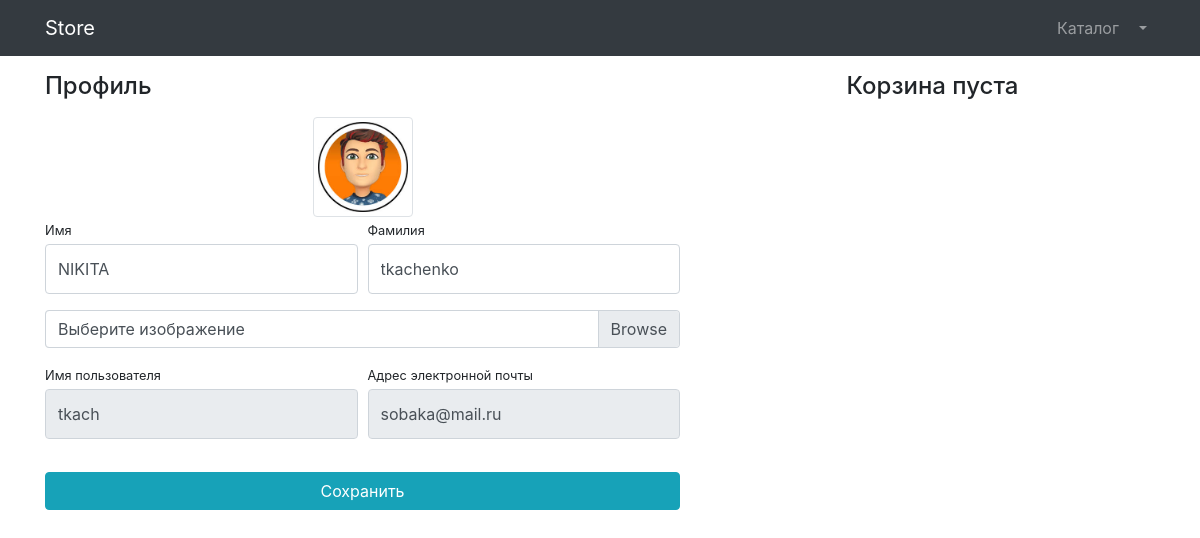
Before: /users/profile/ (signed in) with the older database file.
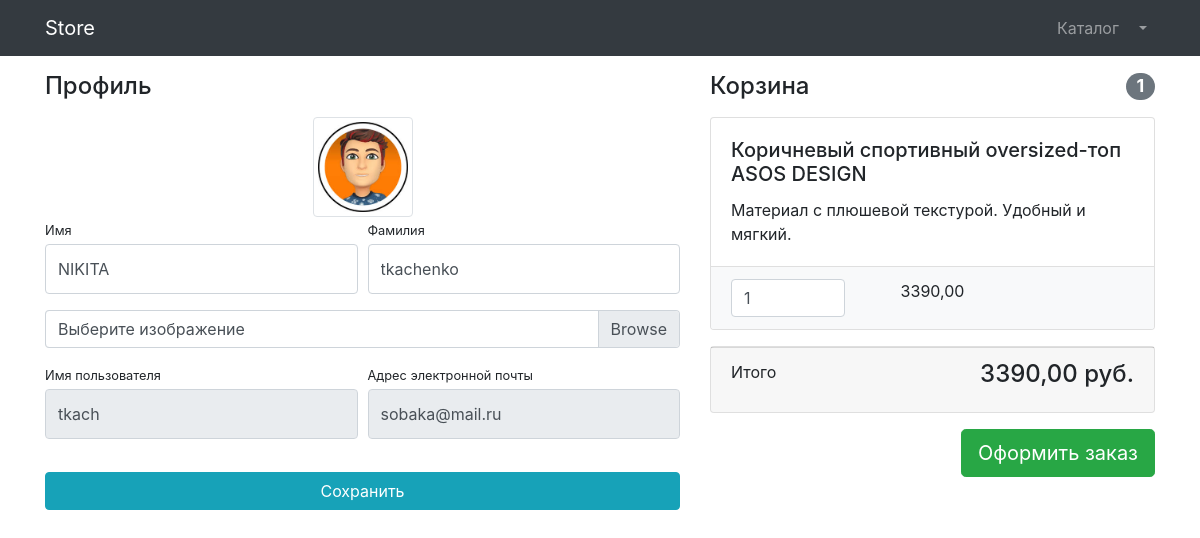
After: the same page with the newer database file.
### products/models.py (models this page shows, shortened)
class Basket(models.Model):
    user = models.ForeignKey(to=User, on_delete=models.CASCADE)
    product = models.ForeignKey(to=Product, on_delete=models.CASCADE)
    quantity = models.PositiveSmallIntegerField(default=0)
    created_timestamp = models.DateTimeField(auto_now_add=True)
    objects = BasketQuerySet.as_manager()
    def sum(self):
        return self.product.price * self.quantity

class Product(models.Model):
    name = models.CharField(max_length=256)
    description = models.TextField()
    price = models.DecimalField(max_digits=6, decimal_places=2)
    quantity = models.PositiveIntegerField(default=0)
    image = models.ImageField(upload_to='products_images')
    category = models.ForeignKey(to=ProductCategory, on_delete=models.PROTECT)
    class Meta:
        verbose_name = 'Продукт'
        verbose_name_plural = 'Продукты'

### users/views.py (the view)
# urls.py: path('profile/', profile, name='profile'),
@login_required
def profile(request):
    if request.method == "POST":
        form = UserProfileForm(instance=request.user, data=request.POST, files=request.FILES)
        if form.is_valid():
            form.save()
            return HttpResponseRedirect(reverse('users:profile'))
    else:
        form = UserProfileForm(instance=request.user)
    baskets = Basket.objects.filter(user=request.user)
    context = {
        'title': "Store - Профиль",
        'form': form,
        'baskets': Basket.objects.filter(user=request.user)
    }
    return render(request, "users/profile.html", context)

### users/forms.py
class UserProfileForm(UserChangeForm):
    first_name = forms.CharField(widget=forms.TextInput(attrs={'class': 'form-control py-4'}))
    last_name = forms.CharField(widget=forms.TextInput(attrs={'class': 'form-control py-4'}))
    image = forms.ImageField(widget=forms.FileInput(attrs={'class': 'custom-file-label'}))
    username = forms.CharField(widget=forms.TextInput(attrs={'class': 'form-control py-4', 'readonly': True}))
    email = forms.EmailField(widget=forms.EmailInput(attrs={'class': 'form-control py-4', 'readonly': True}))
    class Meta:
        model = User
        fields = ('first_name', 'last_name', 'image', 'username', 'email')

### products/models.py (called while the page is built)
    def total_sum(self):
        return sum(basket.sum() for basket in self)

    def total_quantity(self):
        return sum(basket.quantity for basket in self)

### users/templates/users/profile.html (shortened to what this page needs)
{% extends 'products/base.html' %}
{% load static %}
{% block css %}
    <link href="{% static 'vendor/css/profile.css' %}" rel="stylesheet">
{% endblock %}
{% block content %}
    <div class="container">
        <div class="row">
            <div class="col-lg-7">
                <h4 class="mt-3 mb-3">Профиль</h4>
                <div class="col-lg-12 text-center">
                    <img width="100" height="100"
                         src="{% if user.image %} {{ user.image.url }} {% else %} {% static "vendor/img/users/default_avatar.jpg" %} {% endif %}"
                         class="img-thumbnail">
                </div>
                <form action="{% url 'users:profile' %}" method="post" enctype="multipart/form-data">
                    <div class="form-row">
                        <div class="col-lg-6">
                            <div class="form-group">
                                <label class="small mb-1" for="{{ form.first_name.id_for_label }}">Имя</label>
                                {{ form.first_name }}
                            </div>
                        </div>
                        <div class="col-lg-6">
                            <div class="form-group">
                                <label class="small mb-1" for="{{ form.last_name.id_for_label }}">Фамилия</label>
                                {{ form.last_name }}
                            </div>
                        </div>
                    </div>
                    <div class="form-row mb-2">
                        <div class="col-lg-12">
                            <div class="custom-file">
                                <label class="custom-file-label" for="{{ form.image.id_for_label }}">Выберите
                                    изображение</label>
                            </div>
                        </div>
                    </div>
                    <div class="form-row">
                        <div class="col-lg-6">
                            <label class="small mb-1" for="{{ form.username.id_for_label }}">Имя пользователя</label>
                            {{ form.username }}
                        </div>
                        <div class="col-lg-6">
                            <label class="small mb-1" for="{{ form.email.id_for_label }}">Адрес электронной
                                почты</label>
                            {{ form.email }}
                        </div>
                    </div>
                    <div class="form-row">
                        <div class="col-lg-12" style="margin-top: 33px;">
                            <input class="btn btn-info btn-block" type="submit" value="Сохранить">
                        </div>
                    </div>
                </form>
            </div>
            <div class="col-lg-5">
                {% include 'products/baskets.html' %}
            </div>
        </div>
    </div>
{% endblock %}

### products/templates/products/baskets.html (shortened to what this page needs)
{% if baskets %}
    <h4 class="mt-3 mb-3 d-flex justify-content-between align-items-center mb-3">
        Корзина <span class="badge badge-secondary badge-pill">{{ baskets.total_quantity }}</span>
    </h4>
    {% for basket in baskets %}
        <div class="card mb-3">
            <div class="card-body">
                <h5 class="card-title">{{ basket.product.name }}</h5>
                <p class="card-text">{{ basket.product.description }}</p>
            </div>
            <ul class="list-group list-group-flush">
                <li class="list-group-item bg-light">
                    <div class="row text-center">
                        <div class="col-lg-4">
                            <input name="basketID" type="number" class="form-control"
                                   value="{{ basket.quantity }}" min="0">
                        </div>
                        <div class="col-lg-4">{{ basket.sum }}</div>
                        <div class="col-lg-4">
                        </div>
                    </div>
                </li>
            </ul>
        </div>
    {% endfor %}
    <div class="card mb-3">
        <div class="card-footer">
            <p class="float-left">Итого</p>
            <h4 class="float-right">{{ baskets.total_sum }} руб.</h4>
        </div>
    </div>
    <a class="btn btn-success btn-lg float-right" href="../orders/order-create.html">
        Оформить заказ
    </a>
{% else %}
    <h4 class="mt-3 mb-3 text-center">
        Корзина пуста
    </h4>
{% endif %}

Changed rows visible on the page:
added Basket: total_quantity "1", product.name "Коричневый спортивный oversized-топ ASOS DESIGN", product.description "Материал с плюшевой текстурой. Удобный и мягкий.", basketID "1", sum "3390,00", total_sum "3390,00"
Other visible differences:
text no longer shown: "Корзина пуста"
text now shown: "Корзина Итого руб. Оформить заказ"
